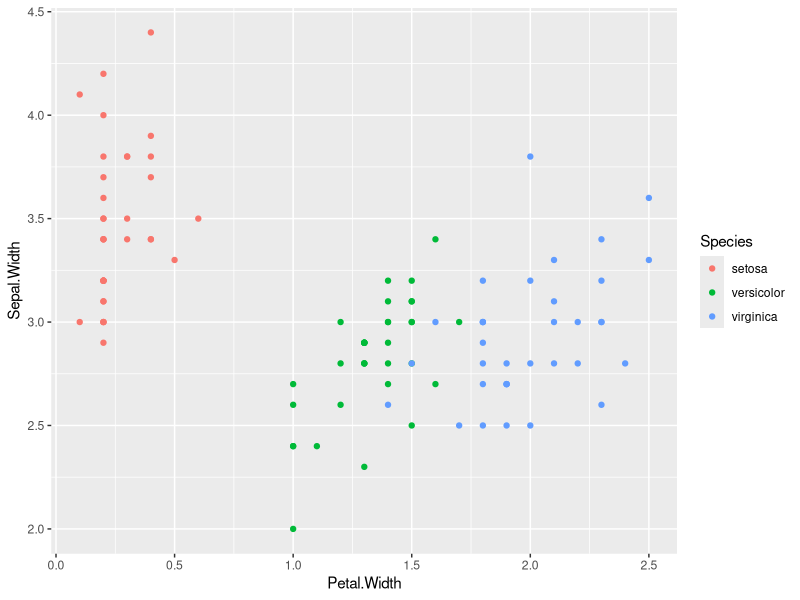
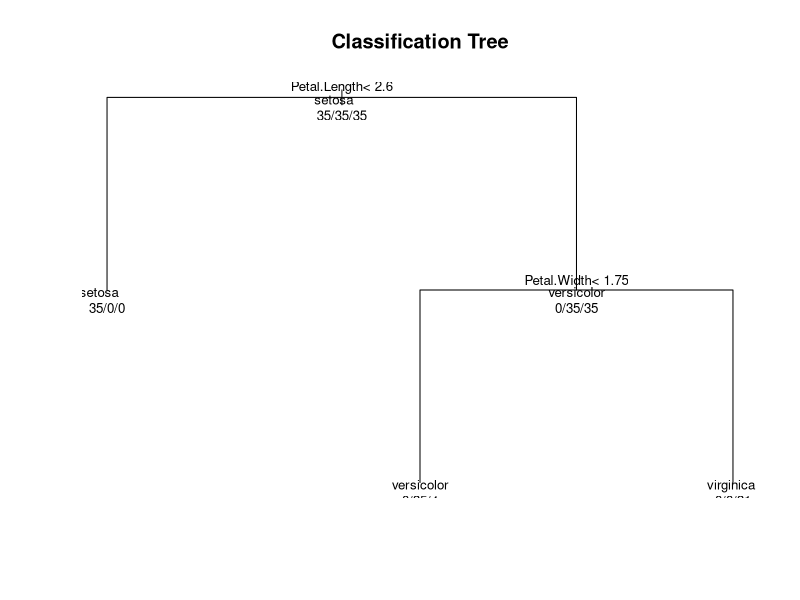

Generate these figures, in order, with R:
data(iris)
library(ggplot2)
#check out species
table(iris$Species)

# make training and test data
library(caret)
inTrain <- createDataPartition(y=iris$Species, p=0.7, list=FALSE)
training <- iris[inTrain,]
testing <- iris[-inTrain,]
dim(training); dim(testing)

# check out these groupings already
qplot(Petal.Width, Sepal.Width, colour=Species, data=training)

# train it with rpart
modFit <- train(Species ~ ., method="rpart", data=training)
print(modFit$finalModel)

# A couple ways to plot your tree
plot(modFit$finalModel, uniform=TRUE, main="Classification Tree")
text(modFit$finalModel, use.n=TRUE, all=TRUE, cex=0.8)

# problem installing rattle package :(
# library(rattle)
# fancyRpartPlot(modFit$finalModel)

# Predict on new data
predict(modFit, newdata=testing)
predict(modFit, newdata = testing) == testing$Species
# Accuracy?
sum(predict(modFit, newdata = testing) == testing$Species)/nrow(testing)
